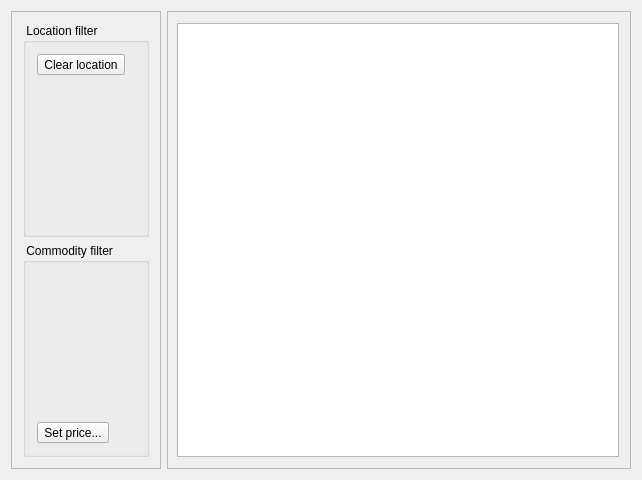
<?xml version="1.0" encoding="UTF-8"?>
<ui version="4.0">
 <class>MainWindow</class>
 <widget class="QMainWindow" name="MainWindow">
  <property name="geometry">
   <rect>
    <x>0</x>
    <y>0</y>
    <width>642</width>
    <height>480</height>
   </rect>
  </property>
  <property name="windowTitle">
   <string>MainWindow</string>
  </property>
  <widget class="QWidget" name="centralWidget">
   <layout class="QHBoxLayout" name="horizontalLayout_2">
    <item>
     <widget class="QFrame" name="frame">
      <property name="minimumSize">
       <size>
        <width>150</width>
        <height>0</height>
       </size>
      </property>
      <property name="maximumSize">
       <size>
        <width>300</width>
        <height>16777215</height>
       </size>
      </property>
      <property name="frameShape">
       <enum>QFrame::StyledPanel</enum>
      </property>
      <property name="frameShadow">
       <enum>QFrame::Raised</enum>
      </property>
      <layout class="QVBoxLayout" name="verticalLayout_2">
       <item>
        <widget class="QGroupBox" name="groupBox">
         <property name="title">
          <string> Location filter </string>
         </property>
         <layout class="QVBoxLayout" name="verticalLayout_3">
          <item>
           <widget class="QToolButton" name="clearToolButton">
            <property name="text">
             <string>Clear location</string>
            </property>
           </widget>
          </item>
          <item>
           <widget class="CSelectHelper" name="widget" native="true"/>
          </item>
          <item>
           <widget class="CSelectHelper" name="widget_2" native="true"/>
          </item>
         </layout>
        </widget>
       </item>
       <item>
        <widget class="QGroupBox" name="groupBox_2">
         <property name="title">
          <string> Commodity filter </string>
         </property>
         <layout class="QVBoxLayout" name="verticalLayout_4">
          <item>
           <widget class="CSelectHelper" name="widget_3" native="true"/>
          </item>
          <item>
           <widget class="QToolButton" name="toolButton">
            <property name="text">
             <string>Set price...</string>
            </property>
           </widget>
          </item>
         </layout>
        </widget>
       </item>
      </layout>
     </widget>
    </item>
    <item>
     <widget class="QFrame" name="frame_2">
      <property name="minimumSize">
       <size>
        <width>0</width>
        <height>0</height>
       </size>
      </property>
      <property name="frameShape">
       <enum>QFrame::StyledPanel</enum>
      </property>
      <property name="frameShadow">
       <enum>QFrame::Raised</enum>
      </property>
      <layout class="QVBoxLayout" name="verticalLayout">
       <property name="leftMargin">
        <number>9</number>
       </property>
       <item>
        <widget class="QTableView" name="tableView">
         <property name="selectionMode">
          <enum>QAbstractItemView::SingleSelection</enum>
         </property>
         <property name="selectionBehavior">
          <enum>QAbstractItemView::SelectRows</enum>
         </property>
        </widget>
       </item>
      </layout>
     </widget>
    </item>
   </layout>
  </widget>
 </widget>
 <layoutdefault spacing="6" margin="11"/>
 <customwidgets>
  <customwidget>
   <class>CSelectHelper</class>
   <extends>QWidget</extends>
   <header>CSelectHelper.h</header>
   <container>1</container>
  </customwidget>
 </customwidgets>
 <resources/>
 <connections/>
</ui>
